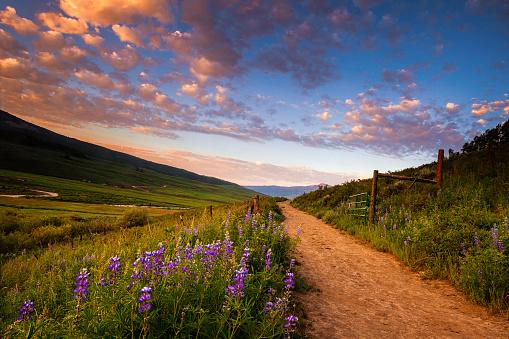
#> input picture zagovor3/data/planina-uint8.jpeg, 509 x 339 px, found by its file name
$ python script.py
#> lines starting #> are read from the running program, lines starting #| are printed output that depends on the picture; after the words box and inside, x2 and y2 are one past the last pixel; in counts of white or black regions, pixels touching at a corner belong together
#> further down, image is the input picture: shape (339, 509, 3); mean R, G, B 111, 94.7, 83.5
### OSV_lib.py
import matplotlib.pyplot as plt
import numpy as np
import os, sys

# [214 lines left out: functions loadImage, displayImage, saveImage, computeHistogram, displayHistogram, equalizeHistogram and 6 more, not called in this run]

# Dodelana funkcija iz 1. vaje
def displayImage(iImage, iTitle='', iGridX=None, iGridY=None):
    fig = plt.figure(facecolor="white")
    plt.title(iTitle)

    if iGridX is not None and iGridY is not None:
        stepX = iGridX[1] - iGridX[0]
        stepY = iGridY[1] - iGridY[0]

        extent = {
            iGridX[0] - 0.5 * stepX,
            iGridX[-1] + 0.5 * stepX,
            iGridY[-1] + 0.5 * stepY,
            iGridY[0] - 0.5 * stepY,
        }

    else:
        extent = (

            0 - 0.5,
            iImage.shape[1] - 0.5,
            iImage.shape[0] - 0.5,
            0 - 0.5,
        )


    plt.imshow(iImage, cmap=plt.cm.gray, vmin=0, vmax=255, aspect="equal", extent=extent)


    return fig

# [607 lines left out: functions getPlanarCrossSection, getPlanarProjection, scaleImage, windowImage, sectionalScaleImage, gammaImage and 11 more, not called in this run]

### zagovor3/script.py
import numpy as np
import matplotlib.pyplot as plt
import os, sys
parent_dir = "/home/urban/Faks/Obdelava slik in videa/Vaje"
sys.path.append(parent_dir)
from OSV_lib import displayImage

# Naloga 1:
def standardize_image(iImage):
    iImage = iImage.astype(float)
    oImage = np.copy(iImage)

    # Red
    red = iImage[:, :, 0]
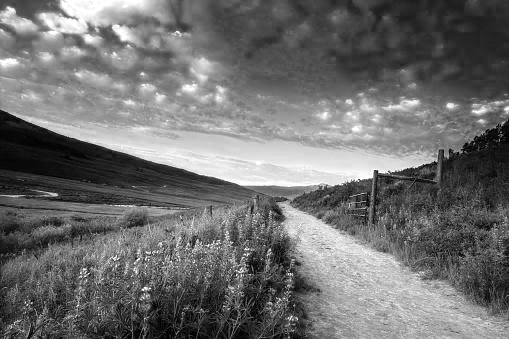
#> red: shape (339, 509) float64; min 0, max 255, mean 111
    red_mean = red.mean()
#> red_mean = 111
    red_std = red.std()
#> red_std = 60.9
    red = (red - red_mean) / red_std

    # Green
    green = iImage[:, :, 1]
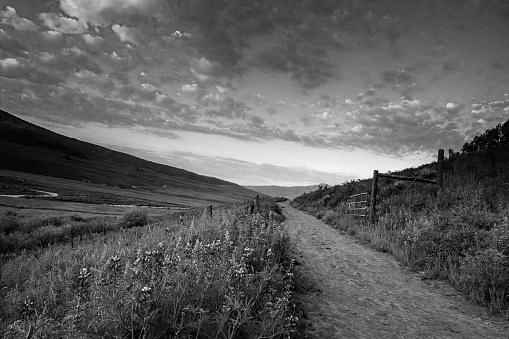
#> green: shape (339, 509) float64; min 0, max 255, mean 94.7
    green_mean = green.mean()
#> green_mean = 94.74
    green_std = green.std()
#> green_std = 49.14
    green = (green - green_mean) / green_std

    # Blue
    blue = iImage[:, :, 2]
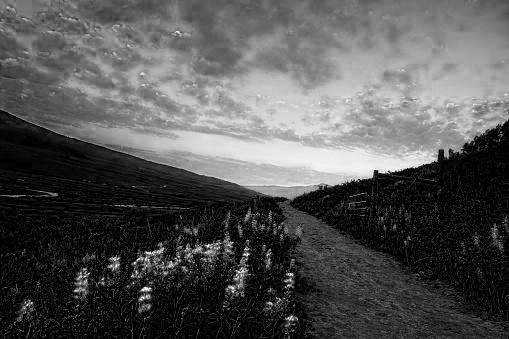
#> blue: shape (339, 509) float64; min 0, max 255, mean 83.5
    blue_mean = blue.mean()
#> blue_mean = 83.46
    blue_std = blue.std()
#> blue_std = 71.01
    blue = (blue - blue_mean) / blue_std

    oImage[:, :, 0] = red
    oImage[:, :, 1] = green
    oImage[:, :, 2] = blue


    return oImage

if __name__ == "__main__":
    image = plt.imread("zagovor3/data/planina-uint8.jpeg")
    standardized_image = standardize_image(image)
    displayImage(standardized_image, 'Standardizirana slika')

# Naloga 2:
def rgb2hsl(iRGB):
    red = iRGB[:, :, 0]
    green = iRGB[:, :, 1]
    blue = iRGB[:, :, 2]

    v = iRGB.max(-1)
    c = iRGB.max(-1) - iRGB.min()
    l = v - c/2

    h = np.zeros_like(v)
    h[v == red] = 60 * ((green - blue) / c )[v == red]
    h[v == green] = 60 * (2 + (blue - red) / c )[v == green]
#> h: shape (339, 509); min 0, max 255, mean 31.5
    h[v == blue] = 60 * (4 + (red - green) / c )[v == blue]
    h[c == 0] = 0

    s_l = np.zeros_like(l)
    mask = np.logical_or(l == 0, l == 1)
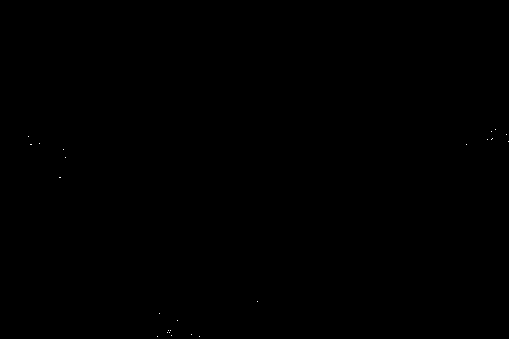
#> mask: shape (339, 509) bool; 0.02% white in thin lines or dots, all inside (x1, y1, x2, y2) = (28, 129, 509, 337)
    s_l[~mask] = (c / (1 - np.abs(2 * v - c - 1)))[~mask]

    oHSL = np.stack((h, s_l, l), axis=-1)


    return oHSL

if __name__ == "__main__":
    hsl_image = rgb2hsl(image)
    displayImage(hsl_image, 'HSL slika')

# Naloga 3:
if __name__ == "__main__":
    hsl_image_modified = hsl_image
    h_slice = hsl_image[:, :, 0]
    h_slice = np.where((h_slice >= 100) & (h_slice < 250), h_slice / 5, h_slice)

    hsl_image_modified[:, :, 0] = h_slice
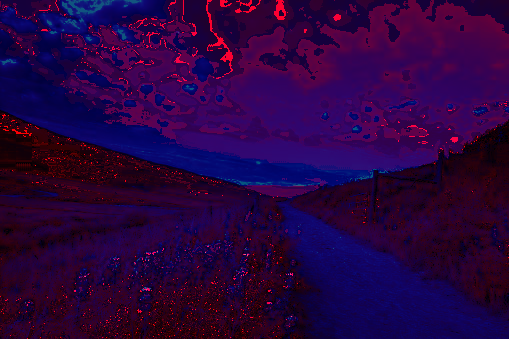
#> hsl_image_modified: shape (339, 509, 3) float64; mean of channels 0, 1, 2 40.5, 2.3, 64.2; drawn as R, G, B
    displayImage(hsl_image_modified, 'Filtrirana HSL slika')

# Naloga 4:
def hsl2rgb(iHSL):
    h = iHSL[:, :, 0]
    s = iHSL[:, :, 1]
    l = iHSL[:, :, 2]

    c = (1 - np.abs(2 * l - 1)) * s
    h_hat = h / 60
    x = c * (1 - np.abs(h_hat % 2 - 1))

    r = np.zeros_like(h)
    g = np.zeros_like(h)
    b = np.zeros_like(h)

    mask = np.logical_and(0 <= h_hat, h_hat < 1)
#> mask: shape (339, 509) bool; 84.1% white; 1556 black regions (1475 under 20 px), largest, box (x1, y1, x2, y2) and area: (221, 0, 509, 112) 10661, (137, 31, 215, 115) 1524, (333, 98, 429, 142) 1378
    r[mask] = c[mask]
    g[mask] = x[mask]

    mask = np.logical_and(1 <= h_hat, h_hat < 2)
#> mask: shape (339, 509) bool; 14.8% white; 1376 white regions (1307 under 20 px), largest, box (x1, y1, x2, y2) and area: (221, 0, 509, 112) 10661, (138, 31, 215, 115) 1422, (333, 98, 428, 142) 1321
    r[mask] = x[mask]
#> r: shape (339, 509) float64; min -21505, max 1, mean -437.6
    g[mask] = c[mask]
#> g: shape (339, 509) float64; min -21146.6, max 1, mean -186.3

    mask = np.logical_and(2 <= h_hat, h_hat < 3)
#> mask: shape (339, 509) bool; every value is 0
    g[mask] = c[mask]
    b[mask] = x[mask]
#> b: shape (339, 509) float64; every value is 0

    mask = np.logical_and(3 <= h_hat, h_hat < 4)
    g[mask] = x[mask]
    b[mask] = c[mask]

    mask = np.logical_and(4 <= h_hat, h_hat < 5)
#> mask: shape (339, 509) bool; 1.1% white in thin lines or dots
    r[mask] = x[mask]
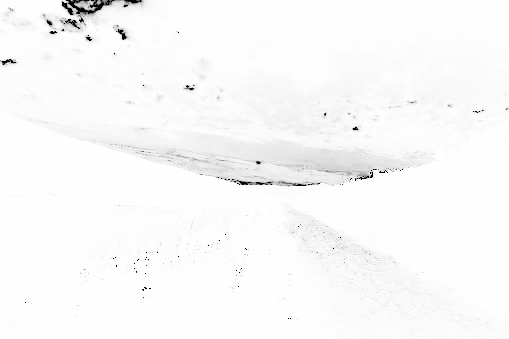
#> r: shape (339, 509) float64; min -21505, max 1, mean -438.2; drawn with min black and max white
    b[mask] = c[mask]
#> b: shape (339, 509) float64; min -21505, max 0, mean -3.03

    mask = np.logical_and(5 <= h_hat, h_hat < 6)
    r[mask] = c[mask]
    b[mask] = x[mask]

    m = l - c / 2
    oRGB = np.stack((r + m, g + m, b + m), axis=-1)


    return oRGB

if __name__ == "__main__":
    rgb_image = hsl2rgb(hsl_image)
    displayImage(rgb_image, 'RGB slika')
    rgb_image2 = hsl2rgb(hsl_image_modified)
    displayImage(rgb_image2, 'RGB filtrirane slike')
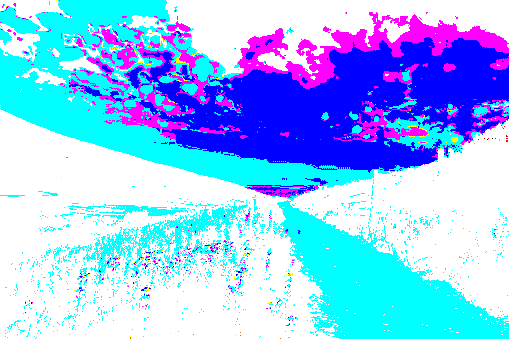
#> shown: shape (339, 509, 3) float64; mean R, G, B 0.567, 0.762, 0.997
